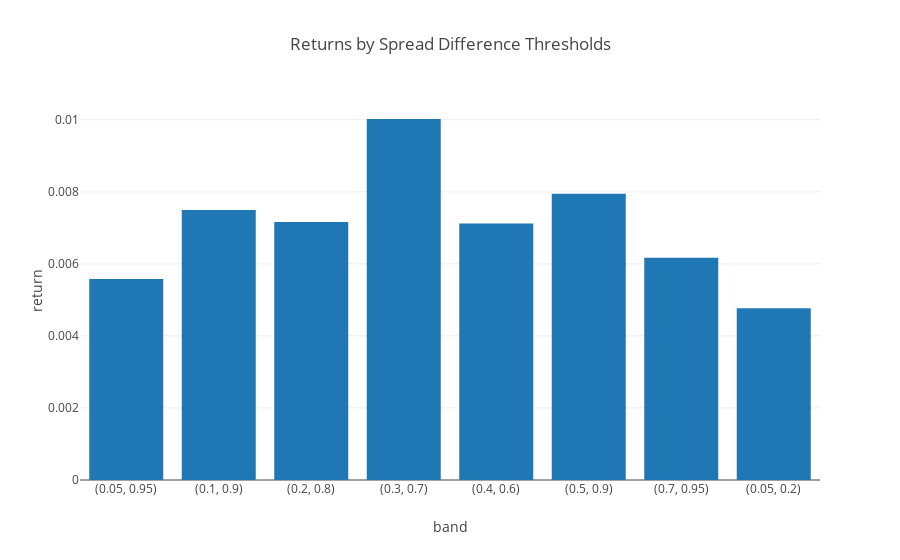

The cell this chart's notebook holds for it:
### Markdown cell above
* Here it looks like the best beforming band was one that was narrower (0.30, 0.70) than the original band from the 20th percentile to the 80th percentile.

### Code cell
df_band_ret = pd.DataFrame(return_bands)
df_band_ret["return"] = np.log(1 + df_band_ret.profit/df_band_ret.capital)
fig = df_band_ret.plot(x="band", y="return", template='none', title="Returns by Spread Difference Thresholds", kind="bar")
fig.update_xaxes(type="category")
fig.show()

### Figure 1 — Plotly figure (JSON) as saved in the notebook; plotly's stock layout.template omitted (floating-point values rounded to 4 significant figures)
{"data": [{"alignmentgroup": "True", "hovertemplate": "band=%{x}<br>return=%{y}<extra></extra>", "legendgroup": "", "marker": {"color": "#1F77B4"}, "name": "", "offsetgroup": "", "orientation": "v", "showlegend": false, "textposition": "auto", "type": "bar", "x": ["(0.05, 0.95)", "(0.1, 0.9)", "(0.2, 0.8)", "(0.3, 0.7)", "(0.4, 0.6)", "(0.5, 0.9)", "(0.7, 0.95)", "(0.05, 0.2)"], "xaxis": "x", "y": [0.00558, 0.007493, 0.00716, 0.01002, 0.007117, 0.007946, 0.006168, 0.004765], "yaxis": "y"}], "layout": {"barmode": "relative", "legend": {"tracegroupgap": 0}, "title": {"text": "Returns by Spread Difference Thresholds"}, "xaxis": {"anchor": "y", "domain": [0, 1], "title": {"text": "band"}, "type": "category"}, "yaxis": {"anchor": "x", "domain": [0, 1], "title": {"text": "return"}}}}
